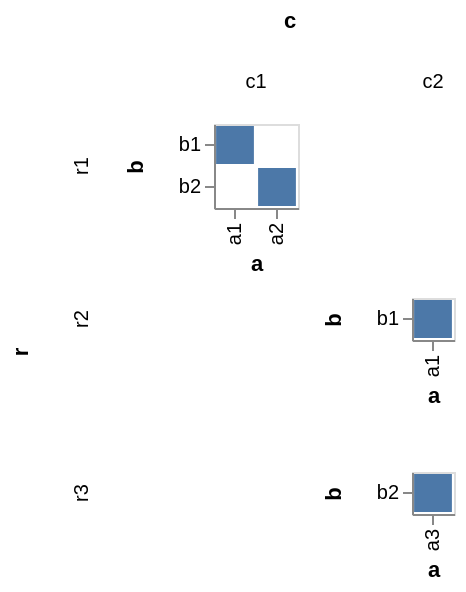

Write a Vega-Lite specification for this figure.
### Vega specification from a JSON file in a GitHub repository (floating-point values rounded to 4 significant figures)
{"$schema": "https://vega.github.io/schema/vega/v4.json", "autosize": "pad", "padding": 5, "data": [{"name": "source_0", "values": [{"r": "r1", "c": "c1", "a": "a1", "b": "b1"}, {"r": "r1", "c": "c1", "a": "a2", "b": "b2"}, {"r": "r2", "c": "c2", "a": "a1", "b": "b1"}, {"r": "r3", "c": "c2", "a": "a3", "b": "b2"}]}, {"name": "cross_column_domain_row_domain", "source": "source_0", "transform": [{"type": "aggregate", "groupby": ["c", "r"], "fields": ["a", "b"], "ops": ["distinct", "distinct"]}]}, {"name": "column_domain", "source": "cross_column_domain_row_domain", "transform": [{"type": "aggregate", "groupby": ["c"], "fields": ["distinct_a"], "ops": ["max"], "as": ["distinct_a"]}]}, {"name": "row_domain", "source": "cross_column_domain_row_domain", "transform": [{"type": "aggregate", "groupby": ["r"], "fields": ["distinct_b"], "ops": ["max"], "as": ["distinct_b"]}]}], "signals": [{"name": "child_x_step", "value": 21}, {"name": "child_y_step", "value": 21}], "layout": {"padding": {"row": 10, "column": 10}, "offset": {"rowTitle": 10, "columnTitle": 10}, "columns": {"signal": "length(data('column_domain'))"}, "bounds": "full", "align": "all"}, "marks": [{"name": "row-title", "type": "group", "role": "row-title", "title": {"text": "r", "offset": 10, "orient": "left", "style": "guide-title"}}, {"name": "column-title", "type": "group", "role": "column-title", "title": {"text": "c", "offset": 10, "style": "guide-title"}}, {"name": "row_header", "type": "group", "role": "row-header", "from": {"data": "row_domain"}, "sort": {"field": "datum[\"r\"]", "order": "ascending"}, "title": {"text": {"signal": "''+parent[\"r\"]"}, "offset": 10, "orient": "left", "style": "guide-label", "baseline": "middle"}, "encode": {"update": {"height": {"signal": "bandspace(datum[\"distinct_b\"], 0.1, 0.05) * child_y_step"}}}}, {"name": "column_header", "type": "group", "role": "column-header", "from": {"data": "column_domain"}, "sort": {"field": "datum[\"c\"]", "order": "ascending"}, "title": {"text": {"signal": "''+parent[\"c\"]"}, "offset": 10, "style": "guide-label", "baseline": "middle"}, "encode": {"update": {"width": {"signal": "bandspace(datum[\"distinct_a\"], 0.1, 0.05) * child_x_step"}}}}, {"name": "cell", "type": "group", "style": "cell", "from": {"facet": {"name": "facet", "data": "source_0", "groupby": ["r", "c"], "aggregate": {"cross": true, "fields": ["a", "b"], "ops": ["distinct", "distinct"], "as": ["distinct_a", "distinct_b"]}}}, "sort": {"field": ["datum[\"r\"]", "datum[\"c\"]"], "order": ["ascending", "ascending"]}, "encode": {"update": {"width": {"signal": "bandspace(datum[\"distinct_a\"], 0.1, 0.05) * child_x_step"}, "height": {"signal": "bandspace(datum[\"distinct_b\"], 0.1, 0.05) * child_y_step"}}}, "marks": [{"name": "child_marks", "type": "rect", "style": ["rect"], "from": {"data": "facet"}, "encode": {"update": {"fill": {"value": "#4c78a8"}, "tooltip": {"signal": "{\"b\": ''+datum[\"b\"], \"a\": ''+datum[\"a\"]}"}, "x": {"scale": "child_x", "field": "a"}, "width": {"scale": "child_x", "band": true}, "y": {"scale": "child_y", "field": "b"}, "height": {"scale": "child_y", "band": true}}}}], "scales": [{"name": "child_x", "type": "band", "domain": {"data": "facet", "field": "a", "sort": true}, "range": {"step": {"signal": "child_x_step"}}, "paddingInner": 0.1, "paddingOuter": 0.05}, {"name": "child_y", "type": "band", "domain": {"data": "facet", "field": "b", "sort": true}, "range": {"step": {"signal": "child_y_step"}}, "paddingInner": 0.1, "paddingOuter": 0.05}], "axes": [{"scale": "child_x", "orient": "bottom", "grid": false, "title": "a", "labelAlign": "right", "labelAngle": 270, "labelBaseline": "middle", "zindex": 1}, {"scale": "child_y", "orient": "left", "grid": false, "title": "b", "zindex": 1}]}], "config": {"axisY": {"minExtent": 30}}}
